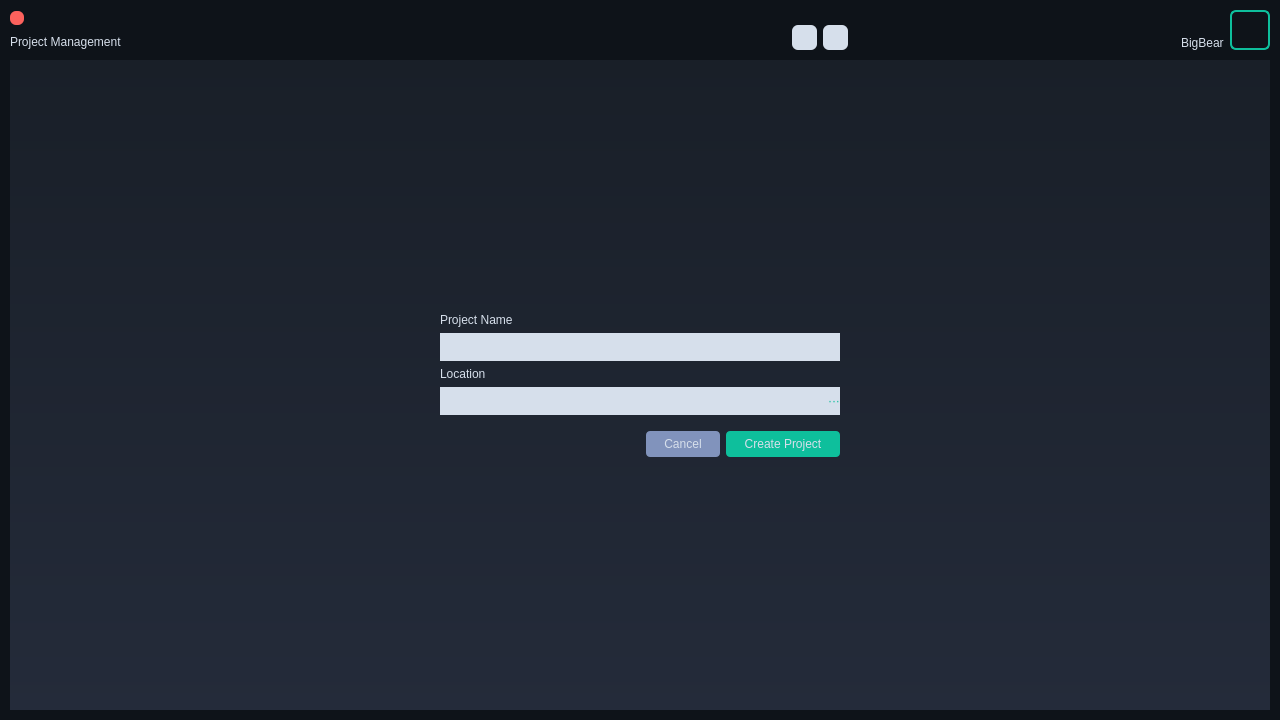
<?xml version="1.0" encoding="UTF-8"?>
<ui version="4.0">
 <class>BBProjectDialog</class>
 <widget class="QWidget" name="BBProjectDialog">
  <property name="geometry">
   <rect>
    <x>0</x>
    <y>0</y>
    <width>1280</width>
    <height>720</height>
   </rect>
  </property>
  <property name="windowTitle">
   <string>Form</string>
  </property>
  <property name="styleSheet">
   <string notr="true">#topWidgetBackground {
    background-color: rgb(14, 19, 25);
}

#iconBox {
    border: 2px solid #0ebf9c;
    border-radius: 6px;
}

#icon {
    border-image: url(../../resources/icons/face.png);
    border-radius: 3px;
    margin: 3px;
}

#name {
    color: #d6dfeb;
    font: 9pt &quot;Arial&quot;;
}

#introduction {
    color: #d6dfeb;
    font: 10pt &quot;Arial&quot;;
}

#buttonFolder, #buttonNew, #buttonOpen, #buttonClose, #buttonMinimize, #buttonMaximize {
    border: none;
    border-radius: 6px;
    color: rgb(56, 70, 87);
    background-color: #d6dfeb;
}

#buttonFolder:pressed, #buttonNew:pressed, #buttonOpen:pressed,
#buttonFolder:hover, #buttonNew:hover, #buttonOpen:hover {
    background-color: #8193bc;
}

#buttonFolder {
    image: url(../../resources/icons/folder.png);
}

#buttonNew {
    image: url(../../resources/icons/new.png);
}

#buttonClose {
   background-color: rgb(252, 98, 93);
}

#buttonClose:pressed {
   background-color: rgb(239, 78, 73);
}

#pageFolder {
    background-color: rgb(14, 19, 25);
}

#pageNew {
    background-color: rgb(14, 19, 25);
}

#buttonDisk, #buttonCloud {
    color: #d6dfeb;
    text-align: right;
    font: 9pt &quot;Arial&quot;;
    background: rgb(36, 43, 58);
    border: none;
    border-bottom-left-radius: 6px;
    border-top-left-radius: 6px;
    padding: 8px;
}

#buttonDisk:hover, #buttonCloud:hover, #buttonDisk:checked, #buttonCloud:checked {
    color: #d6dfeb;
    text-align: right;
    font: 9pt &quot;Arial&quot;;
    background: #0ebf9c;
    border: none;
    border-radius: 0px;
    border-bottom-left-radius: 6px;
    border-top-left-radius: 6px;
    padding: 8px;
}

#buttonOpen {
    text-align: right;
    font: 9pt &quot;Arial&quot;;
    border-radius: 6px;
    padding: 8px;
    image: url(../../resources/icons/open.png);
}

QScrollBar:vertical {
    width: 8px;
    background: transparent;
}

QScrollBar:horizontal {
    height: 8px;
    background: transparent;
}

QScrollBar::handle:vertical, QScrollBar::handle:horizontal {
    background: #0ebf9c;
    border: none;
    border-radius: 4px;
}

QScrollBar::handle:vertical:hover, QScrollBar::handle:horizontal:hover {
    background: #0ebf9c;
    border: none;
    border-radius: 4px;
}

QScrollBar::sub-line:vertical, QScrollBar::add-line:vertical,
QScrollBar::sub-line:horizontal, QScrollBar::add-line:horizontal {
    width: 0;
    height: 0;
}

QListWidget, #pageNewBackGround {
    color: #d6dfeb;
    background: qlineargradient(x1: 0, y1: 0, x2: 0, y2: 1, stop: 0 #191f28, stop: 1 rgb(36, 43, 58));
    border: none;
    font: 9pt &quot;Arial&quot;;
}

QListWidget::item {
    padding: 3px;
    background: transparent;
}

QListWidget::item:selected:!active {
    background: #8193bc;
    color: #d6dfeb;
}

QListWidget::item:selected:active {
    background: #8193bc;
    color: #d6dfeb;
}

QListWidget::item:hover {
    background: #508193bc;
}

#labelProjectName, #labelLocation {
    font: 75 9pt &quot;Arial&quot;;
    color: #d6dfeb;
}

#lineEditProjectName, #lineEditLocation {
    color: #191f28;
    background: #d6dfeb;
    border: none;
    padding: 6px;
    font: 9pt &quot;Arial&quot;;
    selection-background-color: #8c0ebf9c;
    selection-color: #d6dfeb;
}

#buttonOpenLocation {
    color: #0ebf9c;
    border: none;
    background: none;
    font: 75 18pt &quot;Arial&quot;;
}

#editLocationWidget {
    border: none;
    background: #d6dfeb;
}

#buttonCancel {
    border: none;
    border-radius: 4px;
    padding: 6px;
    padding-left: 18px;
    padding-right: 18px;
    color: #d6dfeb;
    background: #8193bc;
    font: 9pt &quot;Arial&quot;;
}

#buttonCancel:hover {
    background: #8c8193bc;
}

#buttonCreate {
    border: none;
    border-radius: 4px;
    padding: 6px;
    padding-left: 18px;
    padding-right: 18px;
    color: #d6dfeb;
    background: #0ebf9c;
    font: 9pt &quot;Arial&quot;;
}

#buttonCreate:hover {
    background: #8c0ebf9c;
}</string>
  </property>
  <layout class="QVBoxLayout" name="mainLayout">
   <property name="spacing">
    <number>0</number>
   </property>
   <property name="leftMargin">
    <number>0</number>
   </property>
   <property name="topMargin">
    <number>0</number>
   </property>
   <property name="rightMargin">
    <number>0</number>
   </property>
   <property name="bottomMargin">
    <number>0</number>
   </property>
   <item>
    <widget class="QWidget" name="topWidgetBackground" native="true">
     <property name="minimumSize">
      <size>
       <width>0</width>
       <height>60</height>
      </size>
     </property>
     <property name="maximumSize">
      <size>
       <width>16777215</width>
       <height>60</height>
      </size>
     </property>
     <layout class="QHBoxLayout" name="topWidgetBackgroundHorizontalLayout">
      <property name="leftMargin">
       <number>10</number>
      </property>
      <property name="topMargin">
       <number>10</number>
      </property>
      <property name="rightMargin">
       <number>10</number>
      </property>
      <property name="bottomMargin">
       <number>10</number>
      </property>
      <item alignment="Qt::AlignLeft">
       <widget class="QWidget" name="buttonGroup" native="true">
        <layout class="QVBoxLayout" name="buttonGroupVerticalLayout">
         <property name="leftMargin">
          <number>0</number>
         </property>
         <property name="topMargin">
          <number>0</number>
         </property>
         <property name="rightMargin">
          <number>0</number>
         </property>
         <property name="bottomMargin">
          <number>0</number>
         </property>
         <item alignment="Qt::AlignLeft">
          <widget class="QWidget" name="horizontalWidget" native="true">
           <layout class="QHBoxLayout" name="buttonGroupWindow">
            <property name="spacing">
             <number>6</number>
            </property>
            <property name="leftMargin">
             <number>0</number>
            </property>
            <property name="topMargin">
             <number>0</number>
            </property>
            <property name="rightMargin">
             <number>0</number>
            </property>
            <property name="bottomMargin">
             <number>0</number>
            </property>
            <item alignment="Qt::AlignLeft">
             <widget class="QPushButton" name="buttonClose">
              <property name="minimumSize">
               <size>
                <width>14</width>
                <height>14</height>
               </size>
              </property>
              <property name="maximumSize">
               <size>
                <width>14</width>
                <height>14</height>
               </size>
              </property>
              <property name="text">
               <string/>
              </property>
             </widget>
            </item>
           </layout>
          </widget>
         </item>
         <item>
          <widget class="QLabel" name="introduction">
           <property name="text">
            <string>Project Management</string>
           </property>
          </widget>
         </item>
        </layout>
       </widget>
      </item>
      <item alignment="Qt::AlignRight">
       <widget class="QWidget" name="toolbar3" native="true">
        <layout class="QHBoxLayout" name="horizontalLayout_4">
         <property name="leftMargin">
          <number>0</number>
         </property>
         <property name="topMargin">
          <number>0</number>
         </property>
         <property name="rightMargin">
          <number>0</number>
         </property>
         <property name="bottomMargin">
          <number>0</number>
         </property>
         <item alignment="Qt::AlignBottom">
          <widget class="QPushButton" name="buttonFolder">
           <property name="minimumSize">
            <size>
             <width>25</width>
             <height>25</height>
            </size>
           </property>
           <property name="maximumSize">
            <size>
             <width>25</width>
             <height>25</height>
            </size>
           </property>
           <property name="text">
            <string/>
           </property>
          </widget>
         </item>
         <item alignment="Qt::AlignBottom">
          <widget class="QPushButton" name="buttonNew">
           <property name="minimumSize">
            <size>
             <width>25</width>
             <height>25</height>
            </size>
           </property>
           <property name="maximumSize">
            <size>
             <width>25</width>
             <height>25</height>
            </size>
           </property>
           <property name="text">
            <string/>
           </property>
          </widget>
         </item>
        </layout>
       </widget>
      </item>
      <item alignment="Qt::AlignRight">
       <widget class="QWidget" name="user" native="true">
        <layout class="QHBoxLayout" name="horizontalLayout_3">
         <property name="leftMargin">
          <number>0</number>
         </property>
         <property name="topMargin">
          <number>0</number>
         </property>
         <property name="rightMargin">
          <number>0</number>
         </property>
         <property name="bottomMargin">
          <number>0</number>
         </property>
         <item>
          <widget class="QLabel" name="name">
           <property name="text">
            <string>BigBear</string>
           </property>
           <property name="alignment">
            <set>Qt::AlignBottom|Qt::AlignLeading|Qt::AlignLeft</set>
           </property>
          </widget>
         </item>
         <item>
          <widget class="QWidget" name="iconBox" native="true">
           <layout class="QGridLayout" name="gridLayout">
            <property name="leftMargin">
             <number>0</number>
            </property>
            <property name="topMargin">
             <number>0</number>
            </property>
            <property name="rightMargin">
             <number>0</number>
            </property>
            <property name="bottomMargin">
             <number>0</number>
            </property>
            <item row="0" column="0">
             <widget class="QLabel" name="icon">
              <property name="sizePolicy">
               <sizepolicy hsizetype="Preferred" vsizetype="Preferred">
                <horstretch>0</horstretch>
                <verstretch>0</verstretch>
               </sizepolicy>
              </property>
              <property name="minimumSize">
               <size>
                <width>40</width>
                <height>0</height>
               </size>
              </property>
              <property name="maximumSize">
               <size>
                <width>40</width>
                <height>16777215</height>
               </size>
              </property>
              <property name="text">
               <string/>
              </property>
             </widget>
            </item>
           </layout>
          </widget>
         </item>
        </layout>
       </widget>
      </item>
     </layout>
    </widget>
   </item>
   <item>
    <widget class="QStackedWidget" name="stackedFolderAndNew">
     <property name="currentIndex">
      <number>1</number>
     </property>
     <widget class="QWidget" name="pageFolder">
      <layout class="QHBoxLayout" name="horizontalLayout_2">
       <property name="spacing">
        <number>0</number>
       </property>
       <property name="leftMargin">
        <number>10</number>
       </property>
       <property name="topMargin">
        <number>0</number>
       </property>
       <property name="rightMargin">
        <number>10</number>
       </property>
       <property name="bottomMargin">
        <number>10</number>
       </property>
       <item alignment="Qt::AlignLeft">
        <widget class="QWidget" name="buttonGroupLeft" native="true">
         <layout class="QVBoxLayout" name="verticalLayout">
          <property name="leftMargin">
           <number>0</number>
          </property>
          <property name="topMargin">
           <number>0</number>
          </property>
          <property name="rightMargin">
           <number>0</number>
          </property>
          <property name="bottomMargin">
           <number>0</number>
          </property>
          <item>
           <widget class="QPushButton" name="buttonDisk">
            <property name="text">
             <string>On Disk</string>
            </property>
            <property name="checkable">
             <bool>true</bool>
            </property>
            <property name="checked">
             <bool>true</bool>
            </property>
           </widget>
          </item>
          <item alignment="Qt::AlignTop">
           <widget class="QPushButton" name="buttonCloud">
            <property name="text">
             <string>In the Cloud</string>
            </property>
            <property name="checkable">
             <bool>true</bool>
            </property>
           </widget>
          </item>
          <item alignment="Qt::AlignBottom">
           <widget class="QPushButton" name="buttonOpen">
            <property name="text">
             <string/>
            </property>
           </widget>
          </item>
         </layout>
        </widget>
       </item>
       <item>
        <widget class="QStackedWidget" name="stackedDiskAndCloud">
         <property name="sizePolicy">
          <sizepolicy hsizetype="Ignored" vsizetype="Preferred">
           <horstretch>0</horstretch>
           <verstretch>0</verstretch>
          </sizepolicy>
         </property>
         <property name="minimumSize">
          <size>
           <width>720</width>
           <height>480</height>
          </size>
         </property>
         <property name="currentIndex">
          <number>0</number>
         </property>
         <widget class="QWidget" name="pageDisk">
          <layout class="QGridLayout" name="gridLayout_6">
           <property name="leftMargin">
            <number>4</number>
           </property>
           <property name="topMargin">
            <number>0</number>
           </property>
           <property name="rightMargin">
            <number>0</number>
           </property>
           <property name="bottomMargin">
            <number>0</number>
           </property>
           <item row="0" column="0">
            <widget class="QListWidget" name="listDiskProject">
             <property name="focusPolicy">
              <enum>Qt::NoFocus</enum>
             </property>
            </widget>
           </item>
          </layout>
         </widget>
         <widget class="QWidget" name="pageCloud">
          <layout class="QGridLayout" name="gridLayout_5">
           <item row="0" column="0">
            <widget class="QLabel" name="label_2">
             <property name="text">
              <string>particle</string>
             </property>
            </widget>
           </item>
          </layout>
         </widget>
        </widget>
       </item>
      </layout>
     </widget>
     <widget class="QWidget" name="pageNew">
      <layout class="QHBoxLayout" name="horizontalLayout_3">
       <property name="spacing">
        <number>10</number>
       </property>
       <property name="leftMargin">
        <number>10</number>
       </property>
       <property name="topMargin">
        <number>0</number>
       </property>
       <property name="rightMargin">
        <number>10</number>
       </property>
       <property name="bottomMargin">
        <number>10</number>
       </property>
       <item>
        <widget class="QWidget" name="pageNewBackGround">
         <layout class="QVBoxLayout" name="vLayoutPageNewBackGround">
          <property name="leftMargin">
           <number>0</number>
          </property>
          <property name="topMargin">
           <number>0</number>
          </property>
          <property name="rightMargin">
           <number>0</number>
          </property>
          <property name="bottomMargin">
           <number>0</number>
          </property>
          <item alignment="Qt::AlignCenter">
           <widget class="QWidget" name="pageNewContent">
            <property name="minimumSize">
             <size>
              <width>400</width>
              <height>0</height>
             </size>
            </property>
            <layout class="QVBoxLayout" name="vLayoutPageNewContent">
             <property name="leftMargin">
              <number>0</number>
             </property>
             <property name="topMargin">
              <number>0</number>
             </property>
             <property name="rightMargin">
              <number>0</number>
             </property>
             <property name="bottomMargin">
              <number>0</number>
             </property>
             <item alignment="Qt::AlignLeft">
              <widget class="QLabel" name="labelProjectName">
               <property name="text">
                <string>Project Name</string>
               </property>
              </widget>
             </item>
             <item>
              <widget class="QLineEdit" name="lineEditProjectName">
               <property name="focusPolicy">
                <enum>Qt::ClickFocus</enum>
               </property>
              </widget>
             </item>
             <item alignment="Qt::AlignLeft">
              <widget class="QLabel" name="labelLocation">
               <property name="text">
                <string>Location</string>
               </property>
              </widget>
             </item>
             <item>
              <widget class="QWidget" name="editLocationWidget">
               <layout class="QHBoxLayout" name="hLayoutEditLocationWidget">
                <property name="leftMargin">
                 <number>0</number>
                </property>
                <property name="topMargin">
                 <number>0</number>
                </property>
                <property name="rightMargin">
                 <number>0</number>
                </property>
                <property name="bottomMargin">
                 <number>0</number>
                </property>
                <item>
                 <widget class="QLineEdit" name="lineEditLocation">
                  <property name="focusPolicy">
                   <enum>Qt::ClickFocus</enum>
                  </property>
                 </widget>
                </item>
                <item>
                 <widget class="QPushButton" name="buttonOpenLocation">
                  <property name="text">
                   <string>···</string>
                  </property>
                 </widget>
                </item>
               </layout>
              </widget>
             </item>
             <item alignment="Qt::AlignRight">
              <widget class="QWidget" name="pageNewButtonWidget">
               <layout class="QHBoxLayout" name="hLayoutPageNewButtonWidget">
                <property name="leftMargin">
                 <number>0</number>
                </property>
                <property name="topMargin">
                 <number>10</number>
                </property>
                <property name="rightMargin">
                 <number>0</number>
                </property>
                <property name="bottomMargin">
                 <number>0</number>
                </property>
                <item>
                 <widget class="QPushButton" name="buttonCancel">
                  <property name="text">
                   <string>Cancel</string>
                  </property>
                 </widget>
                </item>
                <item>
                 <widget class="QPushButton" name="buttonCreate">
                  <property name="text">
                   <string>Create Project</string>
                  </property>
                 </widget>
                </item>
               </layout>
              </widget>
             </item>
            </layout>
           </widget>
          </item>
         </layout>
        </widget>
       </item>
      </layout>
     </widget>
    </widget>
   </item>
  </layout>
 </widget>
 <resources/>
 <connections/>
</ui>
